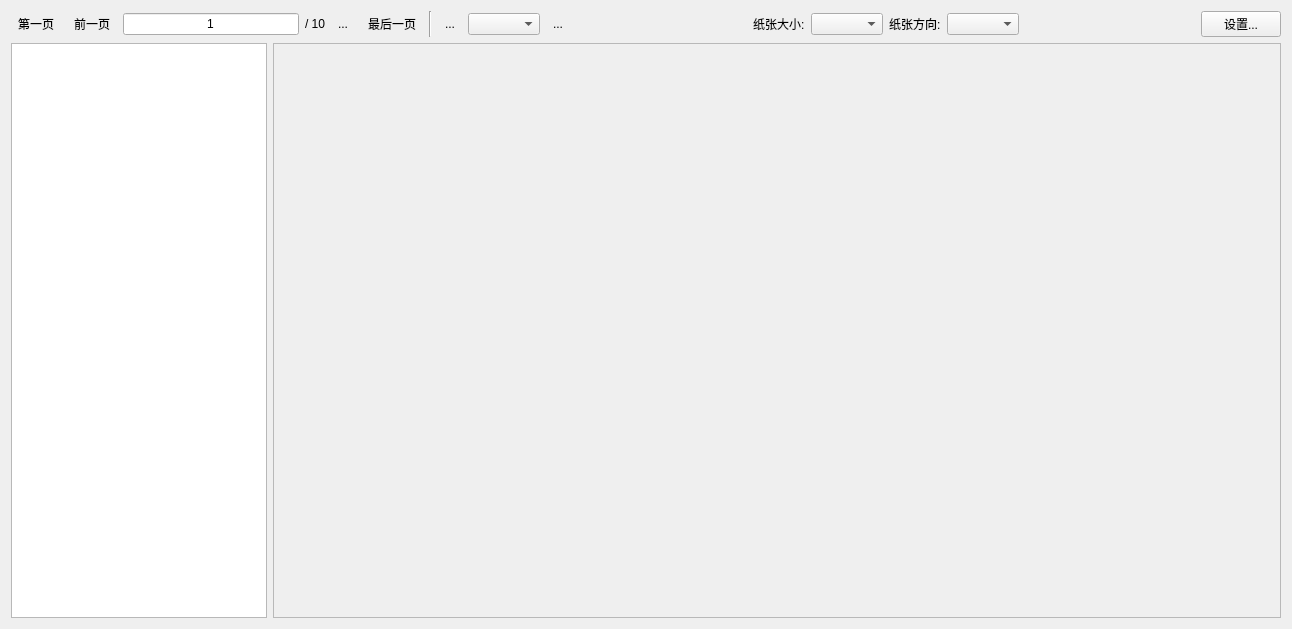
<?xml version="1.0" encoding="UTF-8"?>
<ui version="4.0">
 <class>PreviewWidgetBase</class>
 <widget class="QWidget" name="PreviewWidgetBase">
  <property name="geometry">
   <rect>
    <x>0</x>
    <y>0</y>
    <width>1292</width>
    <height>629</height>
   </rect>
  </property>
  <property name="windowTitle">
   <string>Print Preview</string>
  </property>
  <layout class="QVBoxLayout" name="verticalLayout">
   <item>
    <widget class="QWidget" name="actionBar" native="true">
     <property name="sizePolicy">
      <sizepolicy hsizetype="Preferred" vsizetype="Maximum">
       <horstretch>0</horstretch>
       <verstretch>0</verstretch>
      </sizepolicy>
     </property>
     <layout class="QHBoxLayout" name="horizontalLayout">
      <property name="sizeConstraint">
       <enum>QLayout::SetDefaultConstraint</enum>
      </property>
      <property name="leftMargin">
       <number>0</number>
      </property>
      <property name="topMargin">
       <number>0</number>
      </property>
      <property name="rightMargin">
       <number>0</number>
      </property>
      <property name="bottomMargin">
       <number>0</number>
      </property>
      <item>
       <widget class="QToolButton" name="firstPage">
        <property name="toolTip">
         <string>第一页</string>
        </property>
        <property name="toolTipDuration">
         <number>2</number>
        </property>
        <property name="whatsThis">
         <string>Goes to the first page</string>
        </property>
        <property name="text">
         <string>第一页</string>
        </property>
        <property name="icon">
         <iconset resource="../pms.qrc">
          <normaloff>:/FormDesigner/images/FormDesigner/2leftarrow.png</normaloff>:/FormDesigner/images/FormDesigner/2leftarrow.png</iconset>
        </property>
        <property name="iconSize">
         <size>
          <width>22</width>
          <height>22</height>
         </size>
        </property>
        <property name="autoRaise">
         <bool>true</bool>
        </property>
       </widget>
      </item>
      <item>
       <widget class="QToolButton" name="prevPage">
        <property name="toolTip">
         <string>前一页</string>
        </property>
        <property name="toolTipDuration">
         <number>2</number>
        </property>
        <property name="whatsThis">
         <string>Goes to the previous page</string>
        </property>
        <property name="text">
         <string>前一页</string>
        </property>
        <property name="icon">
         <iconset resource="../pms.qrc">
          <normaloff>:/FormDesigner/images/FormDesigner/1leftarrow.png</normaloff>:/FormDesigner/images/FormDesigner/1leftarrow.png</iconset>
        </property>
        <property name="iconSize">
         <size>
          <width>22</width>
          <height>22</height>
         </size>
        </property>
        <property name="autoRaise">
         <bool>true</bool>
        </property>
       </widget>
      </item>
      <item>
       <widget class="QLineEdit" name="pageNumber">
        <property name="text">
         <string>1</string>
        </property>
        <property name="maxLength">
         <number>10</number>
        </property>
        <property name="alignment">
         <set>Qt::AlignHCenter</set>
        </property>
       </widget>
      </item>
      <item>
       <widget class="QLabel" name="pageCount">
        <property name="text">
         <string>/ 10</string>
        </property>
       </widget>
      </item>
      <item>
       <widget class="QToolButton" name="nextPage">
        <property name="toolTip">
         <string>下一页</string>
        </property>
        <property name="toolTipDuration">
         <number>2</number>
        </property>
        <property name="whatsThis">
         <string>Goes to the next page</string>
        </property>
        <property name="text">
         <string>...</string>
        </property>
        <property name="icon">
         <iconset resource="../pms.qrc">
          <normaloff>:/FormDesigner/images/FormDesigner/1rightarrow.png</normaloff>:/FormDesigner/images/FormDesigner/1rightarrow.png</iconset>
        </property>
        <property name="iconSize">
         <size>
          <width>22</width>
          <height>22</height>
         </size>
        </property>
        <property name="autoRaise">
         <bool>true</bool>
        </property>
       </widget>
      </item>
      <item>
       <widget class="QToolButton" name="lastPage">
        <property name="toolTip">
         <string>最后一页</string>
        </property>
        <property name="toolTipDuration">
         <number>2</number>
        </property>
        <property name="whatsThis">
         <string>Goes to the last page</string>
        </property>
        <property name="text">
         <string>最后一页</string>
        </property>
        <property name="icon">
         <iconset resource="../pms.qrc">
          <normaloff>:/FormDesigner/images/FormDesigner/2rightarrow.png</normaloff>:/FormDesigner/images/FormDesigner/2rightarrow.png</iconset>
        </property>
        <property name="iconSize">
         <size>
          <width>22</width>
          <height>22</height>
         </size>
        </property>
        <property name="autoRaise">
         <bool>true</bool>
        </property>
       </widget>
      </item>
      <item>
       <widget class="Line" name="line">
        <property name="sizePolicy">
         <sizepolicy hsizetype="Fixed" vsizetype="Minimum">
          <horstretch>0</horstretch>
          <verstretch>0</verstretch>
         </sizepolicy>
        </property>
        <property name="orientation">
         <enum>Qt::Vertical</enum>
        </property>
       </widget>
      </item>
      <item>
       <widget class="QToolButton" name="zoomIn">
        <property name="text">
         <string>...</string>
        </property>
        <property name="icon">
         <iconset resource="../pms.qrc">
          <normaloff>:/FormDesigner/images/FormDesigner/zoom+.png</normaloff>:/FormDesigner/images/FormDesigner/zoom+.png</iconset>
        </property>
        <property name="iconSize">
         <size>
          <width>22</width>
          <height>22</height>
         </size>
        </property>
        <property name="autoRaise">
         <bool>true</bool>
        </property>
       </widget>
      </item>
      <item>
       <widget class="QComboBox" name="zoomCombo"/>
      </item>
      <item>
       <widget class="QToolButton" name="zoomOut">
        <property name="text">
         <string>...</string>
        </property>
        <property name="icon">
         <iconset resource="../pms.qrc">
          <normaloff>:/FormDesigner/images/FormDesigner/zoom-.png</normaloff>:/FormDesigner/images/FormDesigner/zoom-.png</iconset>
        </property>
        <property name="iconSize">
         <size>
          <width>22</width>
          <height>22</height>
         </size>
        </property>
        <property name="autoRaise">
         <bool>true</bool>
        </property>
       </widget>
      </item>
      <item>
       <spacer>
        <property name="orientation">
         <enum>Qt::Horizontal</enum>
        </property>
        <property name="sizeHint" stdset="0">
         <size>
          <width>40</width>
          <height>20</height>
         </size>
        </property>
       </spacer>
      </item>
      <item>
       <widget class="QLabel" name="labelPaperSize">
        <property name="text">
         <string>纸张大小:</string>
        </property>
        <property name="buddy">
         <cstring>paperSizeCombo</cstring>
        </property>
       </widget>
      </item>
      <item>
       <widget class="QComboBox" name="paperSizeCombo">
        <property name="sizePolicy">
         <sizepolicy hsizetype="Minimum" vsizetype="Fixed">
          <horstretch>0</horstretch>
          <verstretch>0</verstretch>
         </sizepolicy>
        </property>
       </widget>
      </item>
      <item>
       <widget class="QLabel" name="labelOrientation">
        <property name="text">
         <string>纸张方向:</string>
        </property>
        <property name="buddy">
         <cstring>paperOrientationCombo</cstring>
        </property>
       </widget>
      </item>
      <item>
       <widget class="QComboBox" name="paperOrientationCombo">
        <property name="sizePolicy">
         <sizepolicy hsizetype="Minimum" vsizetype="Fixed">
          <horstretch>0</horstretch>
          <verstretch>0</verstretch>
         </sizepolicy>
        </property>
       </widget>
      </item>
      <item>
       <spacer>
        <property name="orientation">
         <enum>Qt::Horizontal</enum>
        </property>
        <property name="sizeHint" stdset="0">
         <size>
          <width>101</width>
          <height>20</height>
         </size>
        </property>
       </spacer>
      </item>
      <item>
       <widget class="QPushButton" name="tableBreakingButton">
        <property name="text">
         <string>设置...</string>
        </property>
       </widget>
      </item>
     </layout>
    </widget>
   </item>
   <item>
    <layout class="QHBoxLayout" name="horizontalLayout_2">
     <item>
      <widget class="QListWidget" name="pageList"/>
     </item>
     <item>
      <widget class="QScrollArea" name="previewArea">
       <property name="sizePolicy">
        <sizepolicy hsizetype="Preferred" vsizetype="Preferred">
         <horstretch>1</horstretch>
         <verstretch>1</verstretch>
        </sizepolicy>
       </property>
      </widget>
     </item>
    </layout>
   </item>
  </layout>
 </widget>
 <resources>
  <include location="../pms.qrc"/>
 </resources>
 <connections/>
</ui>
